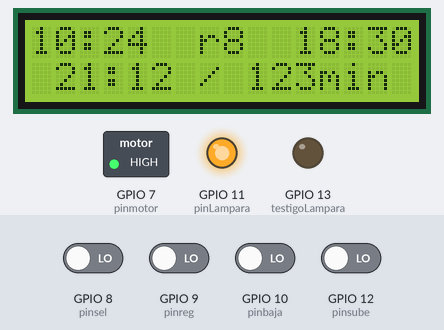
The sketch below on a simulated ESP32. Parts: 16×2 character LCD, switched loads named in the sketch (green lamp = pin HIGH), output pins drawn as LEDs (lit = HIGH). Wiring (inferred from the names in the program): PCF8563 clock at I2C address 0x51. Inputs (shaded band) come from the test bench; at power-on: GPIO 8 (pinsel), GPIO 9 (pinreg), GPIO 10 (pinbaja), GPIO 12 (pinsube) LOW. The local clock reads 2024-03-15 10:24:30 at power-on unless the sketch sets it; random numbers use the default seed unless the sketch sets one; what the sketch prints to the serial monitor is not drawn.

Above: at 1.7 s.
1.8 s: GPIO 9 (pinreg) driven HIGH
At 4.1 s:
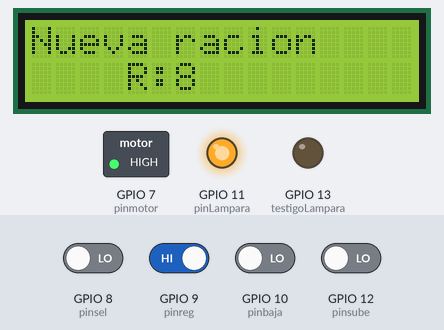
At 5.8 s:
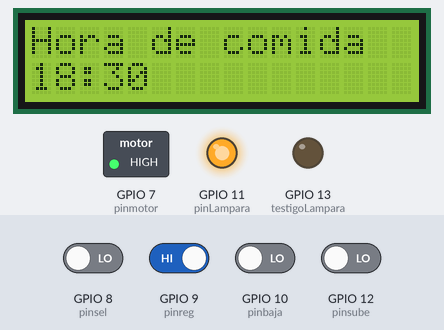
6.1 s: GPIO 8 (pinsel) driven HIGH
10.1 s: GPIO 10 (pinbaja) driven HIGH
14.3 s: GPIO 12 (pinsube) driven HIGH
18.6 s: GPIO 9 (pinreg) driven LOW
At 21.5 s:
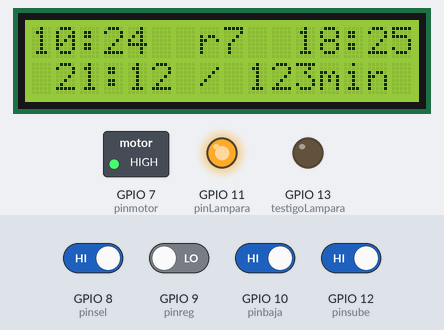
Timing chart, 0 to 23.0 s (numbered marks = the images above; inputs shaded):
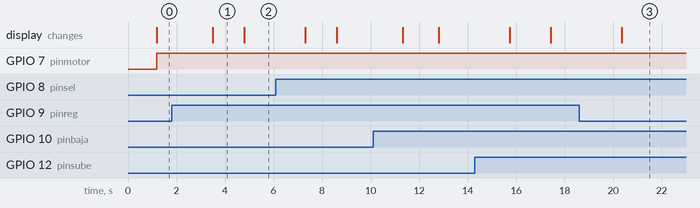

The sketch:

fuente.ino
```cpp
// Incluye:
// indicador de porción completa sin 'delay', usa millis()
// protección para giros infinitos con un contador de millis() en activaMotor()
// lámpara con timer de activación y duración aleatoria

#include <Wire.h>
//#include <LiquidCrystal.h>  // Libreria para LCD sin I2C
#include <LiquidCrystal_I2C.h> // Library for I2C  LCD
#define PCF8563address 0x51

// Declaración de entradas y salidas
//ALIMENTADOR
const int pinmotor = 7;
const int pinsensor = 6;
const int pinsel = 8;
const int pinreg = 9;
const int pinsube = 12;
const int pinbaja = 10;
String sT = ":";
String sP = "/";
String etiqueta2 = " ";
//LiquidCrystal lcd(13, 11, 5, 4, 3, 2); //lcd sin I2C
LiquidCrystal_I2C lcd(0x3F, 16, 2); // I2C address 0x3f, 16 column and 2 rows

// Declaración de variables del alimentador
int tproteccion = 4020;
int menu = 0;
int racion = 8;
int edoreg = 0;
int edosube = 0;
int edobaja = 0;
int edosel = 0;
int AH = 18;
int AM = 30;
int TH = 00;
int TM = 30;
int giros = 0; //testigo de ración
long marcadetiempo1, marcadetiempo2;
unsigned long dTiempo1, dTiempo2;
char puntero;
bool hora_minuto = 0; // 0:horas 1:minutos
bool edosensor = false;  // estado del sensor ( false enc / true apag )
bool porcion_servida = 0; // indicador de porción completamente servida (0:no servida 1: servida)

// Declaracion de variables del reloj
byte second, minute, hour, dayOfWeek, dayOfMonth, month, year;
String days[] = {"Sunday", "Monday", "Tuesday", "Wednesday", "Thursday", "Friday", "Saturday" };

// Declaracion de variables de la lámpara
// long TH = 0; //previamente declarada
// long TM = 0; //previamente declarada
//int TH , TM;
int TS, set;
long ran1, ran2;
long AHL, AML; //hora y minuto de lámpara
long lapso, lapsoh, frecCambio;
unsigned long currMillis_Al, currMillis_Ti;
const int pinLampara = 11;
int pinSemilla = A0;
int previous_millis, current_millis; // Posiblemente sin uso
int testigoLampara = 13;
long prevMillis_Ti = 0;
long prevMillis_Al = 0;


//////////////////// A P A R T A D O  D E L  R E L O J ///////////////////////

void falsoReloj () {
  if (random() >= 5) {
    TH = TH + 1;
  }
  if (TH == 24) {
    TH = 0;
  }
}


byte bcdToDec(byte value) {
 return ((value / 16) * 10 + value % 16);
}

byte decToBcd(byte value){
 return (value / 10 * 16 + value % 10);
}

void setPCF8563()
// this sets the time and date to the PCF8563
{
  Wire.beginTransmission(PCF8563address);
  Wire.write(0x02);
  Wire.write(decToBcd(second));
  Wire.write(decToBcd(minute));
  Wire.write(decToBcd(hour));
  Wire.write(decToBcd(dayOfMonth));
  Wire.write(decToBcd(dayOfWeek));
  Wire.write(decToBcd(month));
  Wire.write(decToBcd(year));
  Wire.endTransmission();
}

void readPCF8563()
// this gets the time and date from the PCF8563
{
  Wire.beginTransmission(PCF8563address);
  Wire.write(0x02);
  Wire.endTransmission();
  Wire.requestFrom(PCF8563address, 7);
  second     = bcdToDec(Wire.read() & B01111111); // remove VL error bit
  minute     = bcdToDec(Wire.read() & B01111111); // remove unwanted bits from MSB
  hour       = bcdToDec(Wire.read() & B00111111);
  dayOfMonth = bcdToDec(Wire.read() & B00111111);
  dayOfWeek  = bcdToDec(Wire.read() & B00000111);
  month      = bcdToDec(Wire.read() & B00011111);  // remove century bit, 1999 is over
  year       = bcdToDec(Wire.read());
  // traduce hora reloj a hora display
  TH = hour;
  TM = minute;
}

//////////////////////////// F I N   R E L O J /////////////////////////////

void setup () {
 //  set up the LCD's number of columns and rows:
  lcd.init();
  lcd.begin(16,2);
  lcd.backlight();
  Serial.begin(9600);
  pinMode(pinmotor, OUTPUT);
  pinMode(pinsensor, INPUT);
  pinMode(pinsel, INPUT);
  pinMode(pinreg, INPUT);
  pinMode(pinsube, INPUT);
  pinMode(pinbaja, INPUT);

// Ajuste de la hora inicial del reloj
  Wire.begin();
  second = 0;
  minute = 30;
  hour = 12;
  dayOfWeek = 3; //0-domingo  7-sabado
  dayOfMonth = 30;
  month = 12;
  year = 20;
  // comment out the next line and upload again to set and keep the time from resetting every reset
  //setPCF8563();

// Ajuste de la lámpara
  pinMode(pinLampara, OUTPUT);
  pinMode(testigoLampara, OUTPUT);
  digitalWrite(pinLampara, HIGH);

  randomSeed(analogRead(pinSemilla));
  AHL = random(19,22);      // valores iniciales de alarma
  AML = random(0,59);      // valores iniciales de alarma
  lapso = random(6,11)*1620000;
//  frecCambio = 86400000; // 86400000 ms = 24h  // Será removido de aqui, hacia alarma_aleatoria
}

void botones () {
  // Revisa el estado de los botones
  edoreg = digitalRead(pinreg);
  delay(100);
  // Si presionas, avisa:
  if (edoreg == 1) {
    Serial.println((String)"boton regresa: " + edoreg);
  }
  edosube = digitalRead(pinsube);
  delay(100);
  // Si presionas, avisa:
  if (edosube == 1) {
    Serial.println((String)"boton sube: " + edosube);
  }
  edobaja = digitalRead(pinbaja);
  delay(100);
  // Si presionas, avisa:
  if (edobaja == 1) {
    Serial.println((String)"boton baja: " + edobaja);
  }
  edosel = digitalRead(pinsel);
  delay(100);
  // Si presionas, avisa:
  if (edosel == 1) {
    Serial.println((String)"boton seleccion: " + edosel);
  }
  delay(500);
}


void ajustarRacion () {
  Serial.println((String)" Racion:" + racion);
  String linea2 = ("    R" + sT + racion);
  lcd.setCursor (0, 1);
  lcd.print(linea2);
  if (edosube == 1) {
    delay(200);
    racion = racion + 1;
  }
  if (edobaja == 1) {
    delay(200);
    racion = racion - 1;
  }
}

void ajustarAlarma () {
  Serial.println((String)"Horario " + AH + ":" + AM + " P:" + puntero);
  String linea2 = (+ AH + sT + AM + "          " + puntero);
  lcd.setCursor (0, 1);
  lcd.print(linea2);
  if (hora_minuto == 0) {
    puntero = 'H';
  }
  if (hora_minuto == 1) {
    puntero = 'M';
  }
  if (edosel == 1) {
    delay(200);
    hora_minuto = !hora_minuto;
  }
  if (puntero == 'M') {
    if (edosube == 1) {
      delay(200);
      AM = AM + 5;
    }
    if (edobaja == 1) {
      delay(200);
      AM = AM - 5;
    }
    if (AM == 60) {
      AM = 00;
    }
    if (AM == -5) {
      AM = 55;
    }
  }
  if (puntero == 'H') {
    if (edosube == 1) {
      delay(200);
      AH = AH + 1;
    }
    if (edobaja == 1) {
      delay(200);
      AH = AH - 1;
    }
    if (AH == 24) {
      AH = 00;
    }
    if (AH == -1) {
      AH = 00;
    }
  }
}


void activaMotor () {
  // Revisa el estado del sensor
  // porcion_servida = 0;
  edosensor = digitalRead(pinsensor);
  // Revisa por si no se ha servido ya
  if (porcion_servida == 0) {
    // Pon el contador en ceros y gira el motor 'racion' veces
    lcd.clear();
    String linea1 = ("Vamos a comer");
    lcd.setCursor (0, 0);
    lcd.print(linea1);
    giros = 0;
    digitalWrite(pinmotor, LOW);  // Se cambia la polaridad de pinmotor, dado que el relevador se acciona con 'tierra'.
    marcadetiempo2 = millis();
    while (giros < racion) {
      dTiempo2 = (millis() - marcadetiempo2);           // impide que el motor de surtido gire por más de (racion*tproteccion) segundos
      if ( dTiempo2 >= (racion * tproteccion)){         // es decir, 'tproteccion' por cada vuelta
        giros = racion;
      }
      if (digitalRead(pinsensor) == HIGH) {
        delay(200);                                     // tiempo que tarda el sensor en desactivarse después de haber leído
        giros = giros + 1;
        Serial.println(giros);
        delay(10);
      }
      if (giros == racion) {
        marcadetiempo1 = millis();
        digitalWrite(pinmotor, HIGH);

        String linea1 = ("Servido!   :-)");
        lcd.setCursor (0, 0);
        lcd.print(linea1);
        Serial.println((String)"racion completa");
        //Serial.println((String)"servido"+ sT +porcion_servida);       // contador de vueltas no funciona
        porcion_servida = 1;
        delay(10);
 //     if (porcion_servida == 1) {
 //       delay (60000);
 //       porcion_servida = 0;
 //     }
    }
      String linea2 = ("Sirviendo...  ");
      //String linea2 = ("Sirviendo: " + giros + sP + racion );  // contador de vueltas no funciona
      lcd.setCursor (0, 1);
      lcd.print(linea2);
    }
  }
  else {
    digitalWrite(pinmotor, HIGH);
  }
}


void selectorMenu () {
  if (edoreg == 1) {
    delay(200);
    menu = menu + 1;
  }
  if (menu == 0) {
    Serial.println((String)+TH+":"+TM+"  [" + AH + ":" + AM + "]  M:" + menu);
    Serial.println((String)"LMMJVSD - Racion:" + racion);
    lcd.clear(); // mas 16 caracteres
//    String linea1 = ( + TH + sT + TM + "    d  " + (AH-10) + sT + AM );
    String linea1 = ( + TH + sT + TM + "  r"+racion+"  " + AH + sT + AM );
    lcd.setCursor (0, 0);
    lcd.print(linea1);
//    String linea2 = ("R" + sT + racion + "      c " + (AH) + sT + AM );
    String linea2 = (etiqueta2 + AHL + sT + AML + " / " + lapsoh + "min");
    lcd.setCursor (0, 1);
    lcd.print(linea2);
  }
  if (menu == 1) {
    Serial.println((String)" AJUSTA PORCION  M:" + menu);
    lcd.clear();
    String linea1 = ("Nueva racion");
    lcd.setCursor (0, 0);
    lcd.print(linea1);
    ajustarRacion ();
  }
  if (menu == 2) {
    Serial.println((String)" AJUSTA ALARMA  M:" + menu);
    lcd.clear();
    String linea1 = ("Hora de comida");
    lcd.setCursor (0, 0);
    lcd.print(linea1);
    ajustarAlarma ();
  }
//  if (menu == N) {
//    Serial.println((String)" AJUSTA TIEMPO  M:" + menu);
//  }
  if (menu == 3) {
    menu = 0;
  }
}

void alarmaAleatoria () {
  currMillis_Al = millis();
  if ((currMillis_Al - prevMillis_Al) > frecCambio) {
    Serial.print(" c a m b i o    d e    a l a r m a ");
    prevMillis_Al = currMillis_Al;
                // VALORES DE PRUEBA
 //  frecCambio = 4     000; // 86400000 ms = 24h
 //   ran1 = random(0,4);
 //   ran2 = random(0,4);
 //   lapso = 20000; // random(1,3)*10000;     // 1 a 10 seg
//    lapsoh = lapso/60000  // traduce la duracion de la alarma a minutos
 //   AHL = ran1;
 //   AML = AM;

                // VALORES DE PRODUCCION
    frecCambio = 86400000; // 86400000 ms = 24h
    ran1 = random(20,22);
    ran2 = random(0,59);
//    lapso = random(2,6)*1620000; // Dura de 2 a 6 veces 45min (1.5h a 4.5h)
    lapso = random(5400000,10800000); // Dura de 2 a 6 veces 45min (1.5h a 4.5h)
    lapsoh = lapso/60000;  // traduce la duracion de la alarma a minutos
    AHL = ran1;
    AML = ran2;

  }
}

void prendeLampara () {
  digitalWrite(pinLampara,LOW);
  digitalWrite(testigoLampara, HIGH);
  prevMillis_Ti = millis();
  Serial.print ("              L A M P A R A    P R E N D I D A ");
}

void loop() {
//  falsoReloj();
  readPCF8563();

///////////////// L A M P A R A
  alarmaAleatoria();
  Serial.println((String) " ");
  Serial.println((String) "prevMillis_Tiempo: "+prevMillis_Ti+" Millis : "+millis());
  Serial.println((String) "Tiempo: "+TH+" : "+TM);
  Serial.println((String) "Alarma: "+AHL+" : "+AML+" durante "+lapsoh+" min");
 // Serial.println((String)"frecCambio: "+frecCambio+" currMilis: "+currMillis_Al+" divisor: "+(3600000)+" 1/hr*min*seg");
  if (TH == AHL) {
   if (TM == AML) {
//    if (TS <= 5) {       //Probablemente no sea necesario medir el tiempo hasta 'segundos'
      prendeLampara();
//    }                   // complemento de TS
   }
  }
  if ((millis() - prevMillis_Ti) >= lapso) {
//    prevMillis_Ti = millis();
    digitalWrite(pinLampara, HIGH);
    digitalWrite(testigoLampara, LOW);
    Serial.print ("                    L A M P A R A    O F F ");
  }

///////////////// A L I M E N T A D O R
  botones();
  selectorMenu();
  dTiempo1 = (millis() - marcadetiempo1);  // impide que se repita el ciclo de surtido por durar menos de un minuto
  if ( dTiempo1 >= 60000){
    porcion_servida = 0;
  }

///////////////// D E B U G

//  Serial.println((String)"horasssss: "+TH);
//  Serial.println((String)"minutosss: "+TM);
    Serial.println("= - = - = - = - = - = - = - = - = - = - = - ");
    Serial.println((String) " Millis : "+millis());
    Serial.println((String) " dTiempo1 : "+dTiempo1);
    Serial.println((String) " porcion servida : "+porcion_servida);
    Serial.println((String) " dTiempo2 : "+dTiempo2);


//////////////////////
  if (TH == AH) {
    if (TM == AM) {
      Serial.println((String)"Vamos a cenar!");
      activaMotor ();
    }
  }
  if (TH == (AH - 10)) { // hace girar el motor 10 horas más temprano, para desayunar
    if (TM == AM) {
    Serial.println((String)"A desayunar!");
      activaMotor ();
    }
  }
  else {
    digitalWrite(pinmotor, HIGH);
  }

}
```

main.c
```cpp
void app_main() {}
```

Measured:
- after the input at 1.8 s, the display: changes after 1.7 s (image 1)
- what the display in image 1 shows lasts 1.3 s, from 3.5 s to 4.8 s
